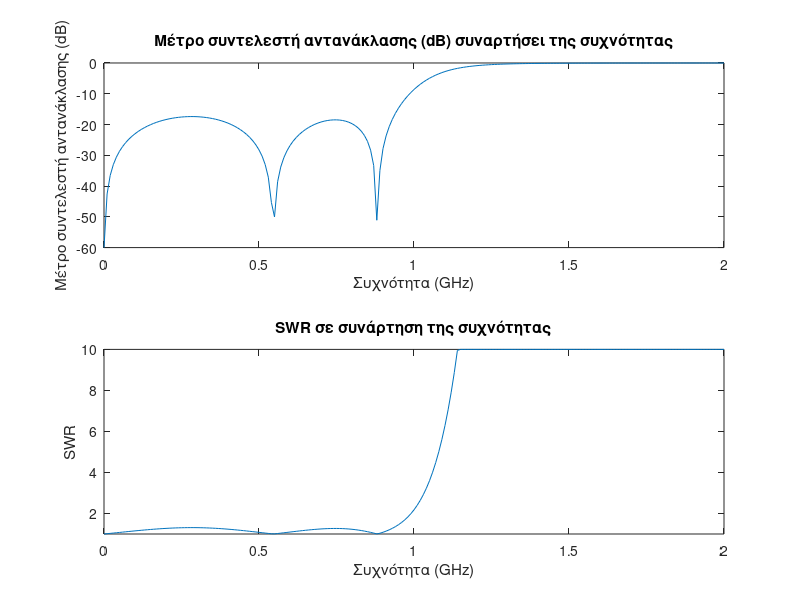

MATLAB code to generate this figure:
clearvars;

% Παράμετροι κυκλώματος
Z0 = 50; % Αντίσταση κύριας γραμμής
ZH = 150; % Αντίσταση υψηλής
ZL = 20; % Αντίσταση χαμηλής
f0 = 1e9; % Συχνότητα λειτουργίας (1 GHz)
N = 201; % Αριθμός σημείων στο φάσμα συχνοτήτας
frequencies = linspace(0, 2e9, N); % Φάσμα συχνοτήτων

% Ηλεκτρικά μήκη σε μοίρες
bl1 = 21.903;
bl2 = 31.426;
bl3 = 37.720;
bl4 = 31.426;
bl5 = 21.903;

% Μετατροπή ηλεκτρικών μηκών σε φάσεις σε ραδιανούς
bl_rad = 2 * pi * (frequencies / f0) / 360;
tan_bl1 = tan(bl_rad * bl1);
tan_bl2 = tan(bl_rad * bl2);
tan_bl3 = tan(bl_rad * bl3);
tan_bl4 = tan(bl_rad * bl4);
tan_bl5 = tan(bl_rad * bl5);

% Υπολογισμοί εισερχόμενων αντιστάσεων στα τμήματα
Zin_l5 = ZH .* (Z0 + 1i * ZH .* tan_bl5) ./ (ZH + 1i * Z0 .* tan_bl5);
Zin_l4 = ZL .* (Zin_l5 + 1i * ZL .* tan_bl4) ./ (ZL + 1i * Zin_l5 .* tan_bl4);
Zin_l3 = ZH .* (Zin_l4 + 1i * ZH .* tan_bl3) ./ (ZH + 1i * Zin_l4 .* tan_bl3);
Zin_l2 = ZL .* (Zin_l3 + 1i * ZL .* tan_bl2) ./ (ZL + 1i * Zin_l3 .* tan_bl2);
Zin_l1 = ZH .* (Zin_l2 + 1i * ZH .* tan_bl1) ./ (ZH + 1i * Zin_l2 .* tan_bl1);

% Υπολογισμός του συντελεστή αντανάκλασης και SWR
Gamma = (Zin_l1 - Z0) ./ (Zin_l1 + Z0);
Gamma_dB = 20 * log10(abs(Gamma));
Gamma_dB(Gamma_dB < -60) = -60; % Όριο για το |Γ| σε dB
SWR = (1 + abs(Gamma)) ./ (1 - abs(Gamma)); 
SWR(SWR > 10) = 10; % Όριο για το SWR

% Διαγράμματα
figure;
subplot(2,1,1);
plot(frequencies / 1e9, Gamma_dB);
title('Μέτρο συντελεστή αντανάκλασης (dB) συναρτήσει της συχνότητας');
xlabel('Συχνότητα (GHz)');
ylabel('Μέτρο συντελεστή αντανάκλασης (dB)');

subplot(2,1,2);
plot(frequencies / 1e9, SWR);
title('SWR σε συνάρτηση της συχνότητας');
xlabel('Συχνότητα (GHz)');
ylabel('SWR');
ylim([1 inf]);
